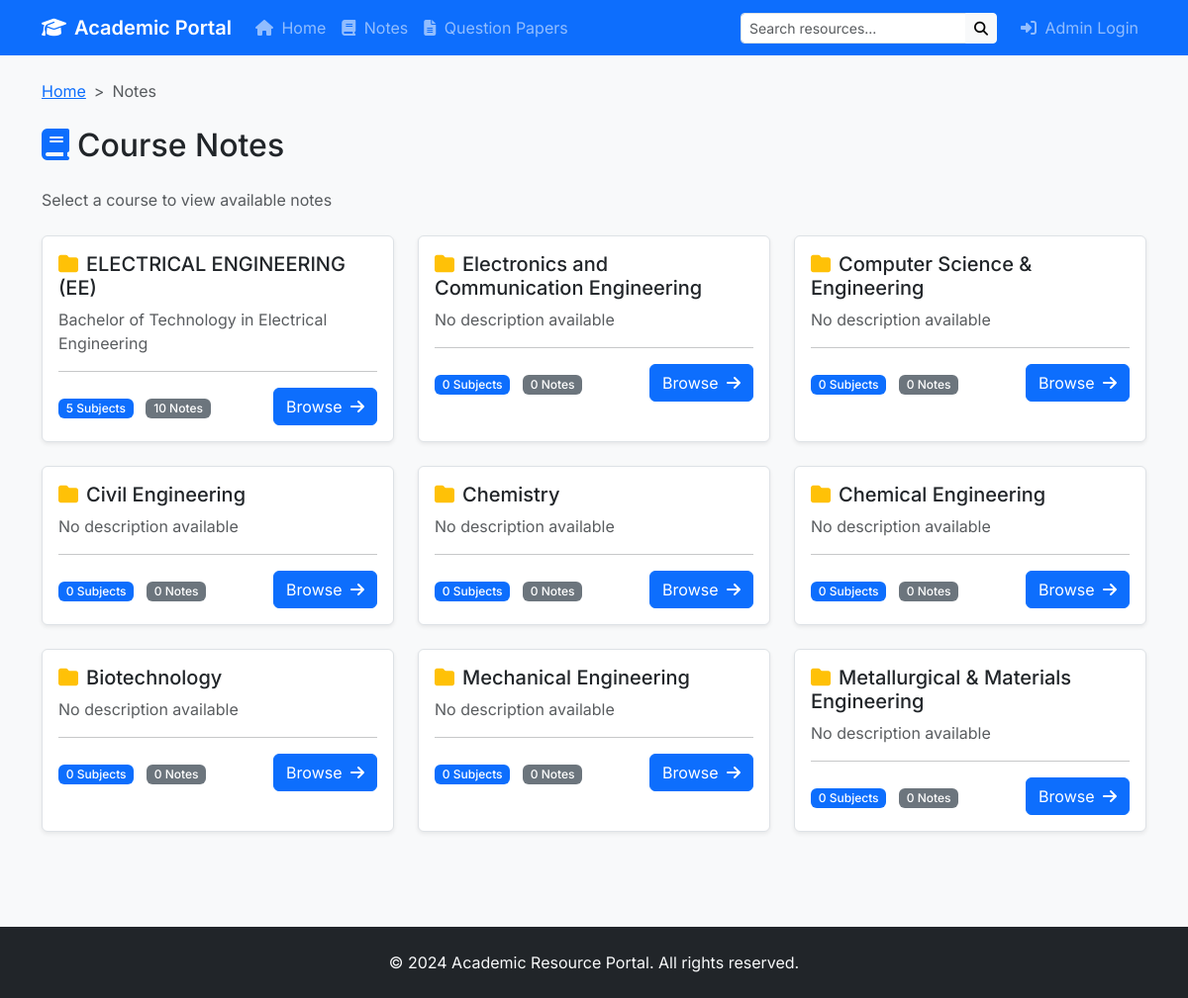
The app's page /notes with its own data.
### models.py (models this page shows, shortened)
class Course(db.Model):
    id = db.Column(db.Integer, primary_key=True)
    name = db.Column(db.String(100), unique=True, nullable=False)
    description = db.Column(db.Text)
    created_at = db.Column(db.DateTime, default=datetime.utcnow)
    subjects = db.relationship('Subject', backref='course', lazy=True, cascade='all, delete-orphan')

### routes.py (the view)
@app.route('/notes')
def notes():
    tag_filter = request.args.get('tag')
    courses = Course.query.all()
    tags = Tag.query.order_by(Tag.name).all()
    filtered_notes = None
    if tag_filter:
        tag = Tag.query.filter_by(name=tag_filter).first()
        if tag:
            filtered_notes = tag.notes.order_by(Note.uploaded_at.desc()).all()
    return render_template('notes.html', courses=courses, tags=tags,
                           current_tag=tag_filter, filtered_notes=filtered_notes)

### templates/notes.html (shortened to what this page needs)
{% extends "base.html" %}
{% block content %}
<nav aria-label="breadcrumb" class="mb-4">
    <ol class="breadcrumb">
        <li class="breadcrumb-item"><a href="{{ url_for('index') }}">Home</a></li>
        <li class="breadcrumb-item active">Notes</li>
    </ol>
</nav>
<h2 class="mb-4"><i class="fas fa-book me-2 text-primary"></i>Course Notes</h2>
<p class="text-muted mb-4">Select a course to view available notes</p>
<div class="row">
    {% if courses %}
    {% for course in courses %}
    <div class="col-md-4 mb-4">
        <div class="card course-card h-100 shadow-sm">
            <div class="card-body">
                <h5 class="card-title">
                    <i class="fas fa-folder text-warning me-2"></i>{{ course.name }}
                </h5>
                <p class="card-text text-muted">{{ course.description or 'No description available' }}</p>
                <hr>
                <div class="d-flex justify-content-between align-items-center">
                    <div>
                        <span class="badge bg-primary me-2">{{ course.subjects|length }} Subjects</span>
                        {% set note_count = namespace(value=0) %}
                        {% for subject in course.subjects %}
                            {% set note_count.value = note_count.value + subject.notes|length %}
                        {% endfor %}
                        <span class="badge bg-secondary">{{ note_count.value }} Notes</span>
                    </div>
                    <a href="{{ url_for('course_subjects', course_id=course.id) }}" class="btn btn-primary">
                        Browse <i class="fas fa-arrow-right ms-1"></i>
                    </a>
                </div>
            </div>
        </div>
    </div>
    {% endfor %}
    {% else %}
    <div class="col-12">
        <div class="alert alert-info">
            <i class="fas fa-info-circle me-2"></i>No courses available yet. Please check back later.
        </div>
    </div>
    {% endif %}
</div>
{% endblock %}

### static/css/style.css (style rules this page uses)
body { font-family: 'Inter', sans-serif; background-color: #f8f9fa; min-height: 100vh; display: flex; flex-direction: column; }
.course-card { transition: box-shadow 0.2s ease; border: 1px solid #dee2e6; }
.breadcrumb { background-color: transparent; padding: 0; margin-bottom: 0; }
.breadcrumb-item + .breadcrumb-item::before { content: ">"; }
.badge { font-weight: 500; }

### records on screen
Course: name "ELECTRICAL ENGINEERING (EE)", description "Bachelor of Technology in Electrical Engineering", subjects|length "5", value "10"
Course: name "Electronics and Communication Engineering", description "No description available", subjects|length "0", value "0"
Course: name "Computer Science & Engineering", description "No description available", subjects|length "0", value "0"
Course: name "Civil Engineering", description "No description available", subjects|length "0", value "0"
Course: name "Chemistry", description "No description available", subjects|length "0", value "0"
Course: name "Chemical Engineering", description "No description available", subjects|length "0", value "0"
Course: name "Biotechnology", description "No description available", subjects|length "0", value "0"
Course: name "Mechanical Engineering", description "No description available", subjects|length "0", value "0"
Course: name "Metallurgical & Materials Engineering", description "No description available", subjects|length "0", value "0"
